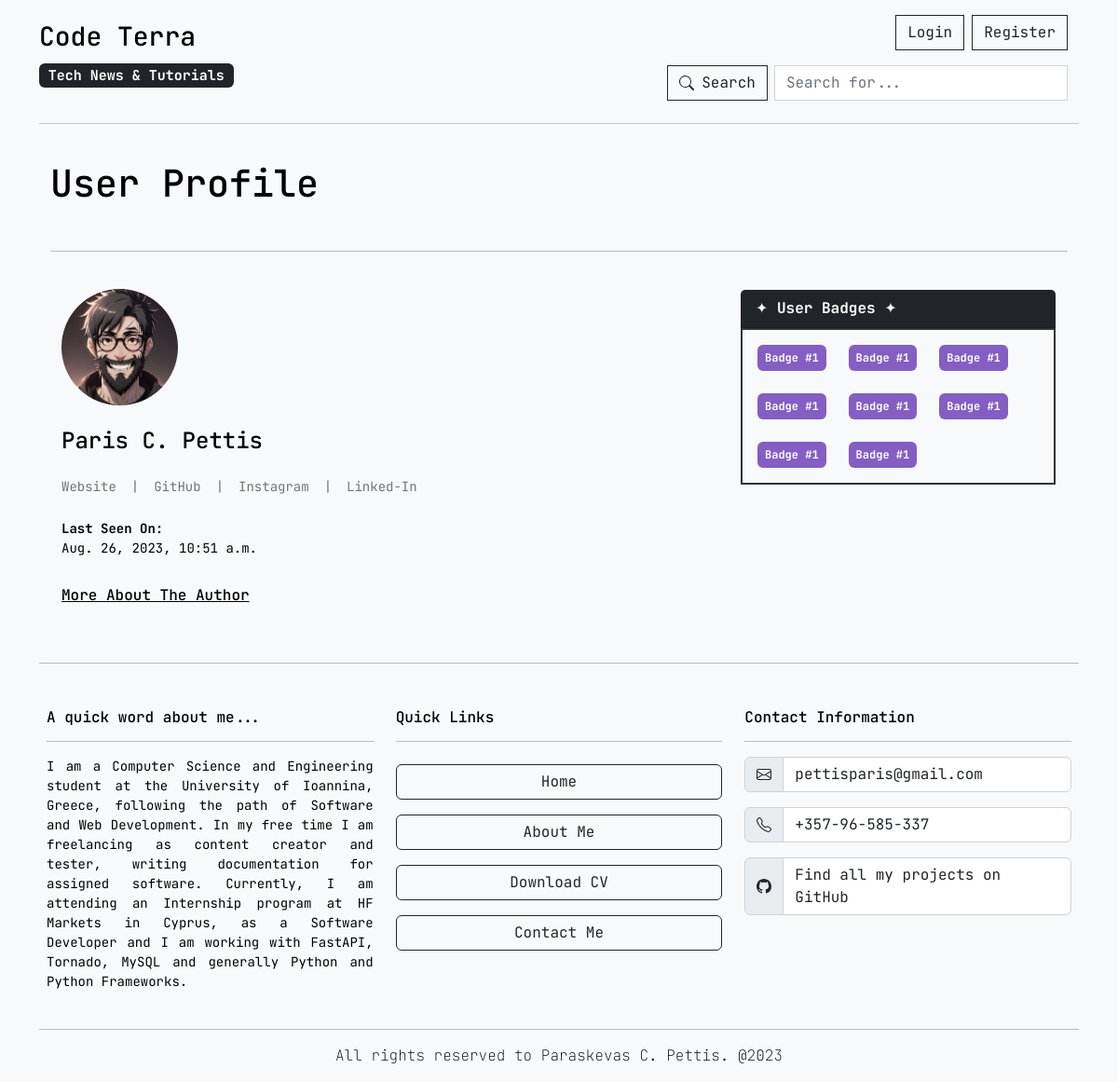
The app's page /members/2/user_profile/, older data.
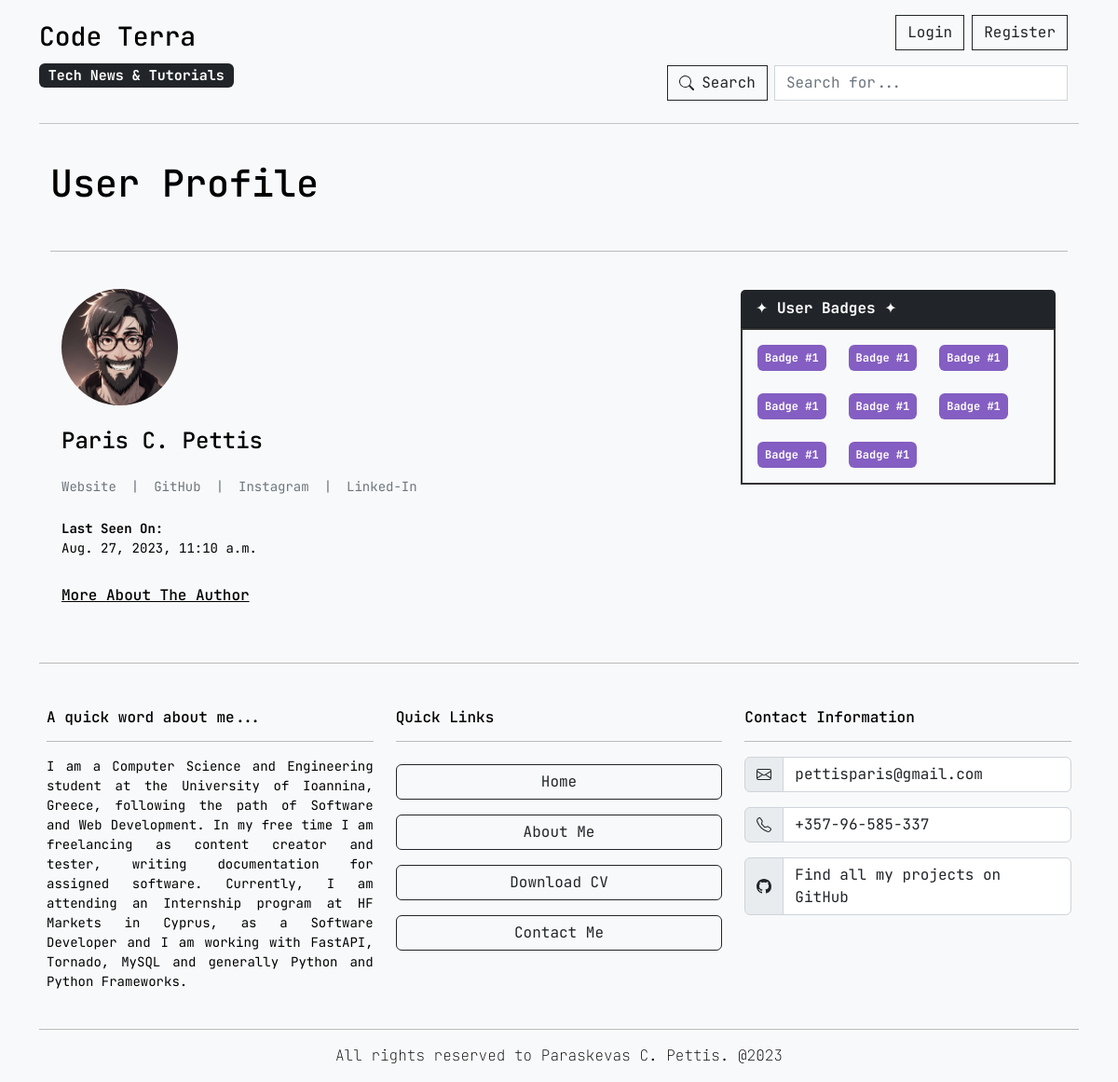
The same page, newer data.
### main_blog/models.py (models this page shows, shortened)
class Profile(models.Model):
    user = models.OneToOneField(User, null=True, on_delete=models.CASCADE)
    bio = models.TextField(max_length=1000)
    profile_pic = models.ImageField(null=True, blank=True, upload_to="images/profile/")
    website_url = models.CharField(max_length=255, null=True, blank=True)
    github_url = models.CharField(max_length=255, null=True, blank=True)
    instagram_url = models.CharField(max_length=255, null=True, blank=True)
    linkedin_url = models.CharField(max_length=255, null=True, blank=True)

### members/views.py (the view)
# urls.py: path('<int:pk>/user_profile/', ShowProfilePageView.as_view(template_name="registration/user_profile.html"), name="user_profile"),
class ShowProfilePageView(generic.DetailView):
    model = Profile
    template_name = "registration/user_profile.html"
    def get_context_data(self, *args, **kwargs):
        users = Profile.objects.all()
        context = super(ShowProfilePageView, self).get_context_data(*args, **kwargs)
        page_user = get_object_or_404(Profile, id=self.kwargs['pk'])
        context["page_user"] = page_user
        return context

### members/templatetags/blog_extras.py (called while the page is built)
@register.filter
def convert_markdown(value):
    return markdown.markdown(value, extensions=['markdown.extensions.fenced_code'])

### members/templates/registration/user_profile.html (shortened to what this page needs)
{% extends 'base.html' %}
{% load blog_extras %}
{% load static %}
{% block content %}
    <div class="h1">
        User Profile
    </div>
    <br>
    <hr>
    <br>
    <div class="container">
        <div class="row">
            <div class="col">
                <div class="row">
                    <div class="col d-flex align-items-start">
                        {% if page_user.profile_pic %}
                            <img class="rounded-circle" src="{{ page_user.profile_pic.url }}" alt="Profile Picture" style="width: 125px; height: 125px;">
                        {% endif %}
                    </div>
                </div>
                <br>
                <div class="row d-flex text-start justify-content-start">
                    <div class="h4">
                        {{ page_user.user.first_name }} {{ page_user.user.last_name }}
                    </div>
                    <small class="d-flex justify-content-start gap-3 mt-3 mb-4 text-muted">
                        {% if page_user.website_url %}
                            <a class="text-decoration-none text-secondary" target="_blank" href="{{ page_user.website_url }}">Website</a>
                            |
                        {% endif %}
                        {% if page_user.github_url %}
                            <a class="text-decoration-none text-secondary" target="_blank" href="{{ page_user.github_url }}">GitHub</a>
                            |
                        {% endif %}
                        {% if page_user.instagram_url %}
                            <a class="text-decoration-none text-secondary" target="_blank" href="{{ page_user.instagram_url }}">Instagram</a>
                            |
                        {% endif %}
                        {% if page_user.linkedin_url %}
                            <a class="text-decoration-none text-secondary" target="_blank" href="{{ page_user.linkedin_url }}">Linked-In</a>
                        {% endif %}
                    </small>
                    <small>
                        <b>Last Seen On:</b>
                        <br>
                        {{ page_user.user.last_login}}
                    </small>
                    <br>
                    <br><br>
                    {% if page_user.bio %}
                        <small align="justify">
                            <b class="h6"><u>More About The Author</u></b> <br><br>
                        </small>
                    {% endif %}
                </div>
            </div>
            <div class="col-lg-4">
                <div class="row">
                    <div class="card border-light text-bg-light mb-3 w-100">
                        <div class="card-header text-bg-dark">✦ <b>User Badges</b> ✦</div>
                        <div class="card-body text-bg-white" style="border: 2px solid #333">
                            <div class="d-flex flex-wrap gap-4">
                                <span class="badge text-bg-primary-2 p-2">Badge #1</span>
                                <span class="badge text-bg-primary-2 p-2">Badge #1</span>
                                <span class="badge text-bg-primary-2 p-2">Badge #1</span>
                                <span class="badge text-bg-primary-2 p-2">Badge #1</span>
                                <span class="badge text-bg-primary-2 p-2">Badge #1</span>
                                <span class="badge text-bg-primary-2 p-2">Badge #1</span>
                                <span class="badge text-bg-primary-2 p-2">Badge #1</span>
                                <span class="badge text-bg-primary-2 p-2">Badge #1</span>
                            </div>
                        </div>
                    </div>
                </div>
            </div>
        </div>
    </div>
{% endblock %}

### main_blog/templates/base.html (shortened to what this page needs)
{% load static %}
<!doctype html>
<html lang="en">
  <head>
    <link rel="stylesheet" type="text/css" href="{% static 'main_blog/css/custom_bootstrap.css' %}">
    <link rel="stylesheet" type="text/css" href="{% static 'main_blog/css/bootstrap.css' %}">
    <link rel="stylesheet" type="text/css" href="{% static 'main_blog/css/bootstrap.min.css' %}">
  </head>
  <body class="bg-light container">
    <nav class="navbar navbar-expand-lg navbar-light d-flex flex-row bg-transparent">
      <div class="navbar-brand me-auto">
        <a href="{% url 'home' %}" class="text-decoration-none text-bg-light">
          <div class="h3">
            Code Terra
          </div>
          <div class="badge text-bg-dark">
            Tech News & Tutorials
          </div>
        </a>
      </div>
      <div class="collapse navbar-collapse" id="navbarSupportedContent">
        <div class="container">
          <div class="row me-1">
            <ul class="navbar-nav ms-3 mt-2 mb-2 mb-lg-0 d-flex align-items-end justify-content-end gap-2">
              {% if user.is_authenticated %}
                {% if user.is_superuser %}
                  <li class="nav-item">
                    <a href="{% url 'admin_dashboard' %}" class="btn btn-outline-dark rounded-0">
                      Admin Area
                    </a>
                  </li>
                  <li class="nav-item">
                    <a href="{% url 'add_category' %}" class="btn btn-outline-dark rounded-0">
                      Add Category
                    </a>
                  </li>
                {% endif %}
                <li class="nav-item">
                  <a class="btn btn-outline-dark rounded-0" href="{% url 'add_post' %}">
                    Create Post
                  </a>
                </li>
                {% if cat_menu %}
                  <li class="nav-item dropdown">
                    <a class="dropdown-toggle btn btn-outline-dark rounded-0" href="#" role="button" data-bs-toggle="dropdown" aria-expanded="false">
                      Categories
                    </a>
                    <ul class="dropdown-menu">
                      {% for category in cat_menu %}
                        <li><a class="dropdown-item" href="{% url 'category' category|slugify %}">
                          {{ category }}
                        </a></li>
                      {% endfor %}
                    </ul>
                  </li>
                {% else %}
                  <li class="nav-item">
                    <a class="btn btn-outline-dark rounded-0" href="{% url 'categories_menu' %}">Categories</a>
                  </li>
                {% endif %}
                <a class="btn btn-outline-dark rounded-0" href="{% url 'logout' %}">
                  <strong class="me-2">Logout</strong>
                  <svg xmlns="http://www.w3.org/2000/svg" width="20" height="20" fill="currentColor" class="bi bi-box-arrow-right" viewBox="0 0 17 17">
                      <path fill-rule="evenodd" d="M10 12.5a.5.5 0 0 1-.5.5h-8a.5.5 0 0 1-.5-.5v-9a.5.5 0 0 1 .5-.5h8a.5.5 0 0 1 .5.5v2a.5.5 0 0 0 1 0v-2A1.5 1.5 0 0 0 9.5 2h-8A1.5 1.5 0 0 0 0 3.5v9A1.5 1.5 0 0 0 1.5 14h8a1.5 1.5 0 0 0 1.5-1.5v-2a.5.5 0 0 0-1 0v2z"/>
                      <path fill-rule="evenodd" d="M15.854 8.354a.5.5 0 0 0 0-.708l-3-3a.5.5 0 0 0-.708.708L14.293 7.5H5.5a.5.5 0 0 0 0 1h8.793l-2.147 2.146a.5.5 0 0 0 .708.708l3-3z"/>
                  </svg>
                </a>
              {% else %}
                <li class="nav-item">
                  <a class="btn btn-outline-dark text-decoration-none rounded-0" href="{% url 'login' %}">
                    Login
                  </a>
                </li>
                <li class="nav-item">
                  <a class="btn btn-outline-dark text-decoration-none rounded-0" href="{% url 'register' %}">
                    Register
                  </a>
                </li>
              {% endif %}
            </ul>
          </div>
          <div class="row mt-3">
            <div class="input-group w-50 ms-auto">
              <button class="btn btn-outline-primary-dark d-flex align-items-center rounded-0 me-2" type="button" id="button-addon1">
                Search
              </button>
              <input type="text" class="form-control rounded-0" placeholder="Search for..." aria-label="Search for posts and users" aria-describedby="button-addon1">
            </div>
          </div>
        </div>
      </div>
    </nav>
    <hr>
    <br>
    <div class="container text-bg-light">
        {% block content %}
        {% endblock %}
    </div>
    <br>
    <hr class="text-bg-light">
    <br>
    <div class="footer d-flex justify-content-center text-bg-light">
      <div class="row p-2">
        <div class="col">
          <div class="h6">
            A quick word about me...
          </div>
          <hr>
          <p style="font-size: 14px;" align="justify">
            I am a Computer Science and Engineering student at the University of Ioannina, Greece, following the path of Software and Web Development.
            In my free time I am freelancing as content creator and tester, writing documentation for assigned software.
            Currently, I am attending an Internship program at HF Markets in Cyprus, as a Software Developer and
            I am working with FastAPI, Tornado, MySQL and generally Python and Python Frameworks.
          </p>
        </div>
        <div class="col align-items-center justify-content-center">
          <div class="h6">
            Quick Links
          </div>
          <hr>
          <a href="{% url 'home' %}" class="text-decoration-none btn btn-outline-dark mt-2 mb-2 w-100">
            Home
          </a>
          <br>
          <a href="{% url 'about_me' %}" class="text-decoration-none btn btn-outline-dark mt-2 mb-2 w-100">
            About Me
          </a>
          <br>
          <a href="#" class="text-decoration-none btn btn-outline-dark mt-2 mb-2 w-100">
            Download CV
          </a>
          <br>
          <a href="#" class="text-decoration-none btn btn-outline-dark mt-2 mb-2 w-100">
            Contact Me
          </a>
        </div>
        <div class="col">
          <div class="h6">
            Contact Information
          </div>
          <hr>
          <div class="input-group mb-3">
            <span class="input-group-text" id="basic-addon1">
            </span>
            <div class="form-control disabled" placeholder="Username" aria-label="Username" aria-describedby="basic-addon1">
              <a href="mailto:pettisparis@gmail.com" class="text-decoration-none text-dark">pettisparis@gmail.com</a>
            </div>
          </div>
          <div class="input-group mb-3">
            <span class="input-group-text" id="basic-addon1">
            </span>
            <div class="form-control disabled" placeholder="Username" aria-label="Username" aria-describedby="basic-addon1">
              <a href="tel:+35796-585337" class="text-decoration-none text-dark">+357-96-585-337</a>
            </div>
          </div>
          <div class="input-group mb-3">
            <span class="input-group-text" id="basic-addon1">
            </span>
            <div class="form-control disabled" placeholder="Username" aria-label="Username" aria-describedby="basic-addon1">
              <a href="https://github.com/pettis1996" target="_blank" class="text-decoration-none text-dark">Find all my projects on GitHub</a>
            </div>
          </div>
        </div>
      </div>
    </div>
    <hr class="text-bg-light">
    <div class="rights pb-3 text-center text-bg-light fw-lighter fs-6">
      All rights reserved to Paraskevas C. Pettis. @2023
    </div>
  </body>
</html>

Row changes from the older to the newer data that the page shows:
changed Profile "Paris C.": user.last_login "Aug. 26, 2023, 10:51 a.m." → "Aug. 27, 2023, 11:10 a.m."
